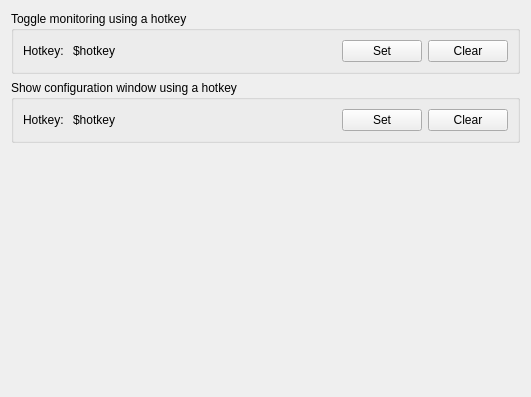
<?xml version="1.0" encoding="UTF-8"?>
<ui version="4.0">
 <class>Form</class>
 <widget class="QWidget" name="Form">
  <property name="geometry">
   <rect>
    <x>0</x>
    <y>0</y>
    <width>531</width>
    <height>397</height>
   </rect>
  </property>
  <property name="windowTitle">
   <string>Form</string>
  </property>
  <layout class="QVBoxLayout" name="verticalLayout">
   <item>
    <widget class="QGroupBox" name="groupBox">
     <property name="title">
      <string>Toggle monitoring using a hotkey</string>
     </property>
     <layout class="QHBoxLayout" name="horizontalLayout_2">
      <item>
       <widget class="QLabel" name="label">
        <property name="text">
         <string>Hotkey: </string>
        </property>
       </widget>
      </item>
      <item>
       <widget class="QLabel" name="monitorKeyLabel">
        <property name="text">
         <string>$hotkey</string>
        </property>
       </widget>
      </item>
      <item>
       <spacer name="horizontalSpacer">
        <property name="orientation">
         <enum>Qt::Horizontal</enum>
        </property>
        <property name="sizeHint" stdset="0">
         <size>
          <width>269</width>
          <height>20</height>
         </size>
        </property>
       </spacer>
      </item>
      <item>
       <widget class="QPushButton" name="setMonitorButton">
        <property name="text">
         <string>Set</string>
        </property>
       </widget>
      </item>
      <item>
       <widget class="QPushButton" name="clearMonitorButton">
        <property name="text">
         <string>Clear</string>
        </property>
       </widget>
      </item>
     </layout>
    </widget>
   </item>
   <item>
    <widget class="QGroupBox" name="groupBox_2">
     <property name="title">
      <string>Show configuration window using a hotkey</string>
     </property>
     <layout class="QHBoxLayout" name="horizontalLayout">
      <item>
       <widget class="QLabel" name="label_2">
        <property name="text">
         <string>Hotkey: </string>
        </property>
       </widget>
      </item>
      <item>
       <widget class="QLabel" name="configKeyLabel">
        <property name="text">
         <string>$hotkey</string>
        </property>
       </widget>
      </item>
      <item>
       <spacer name="horizontalSpacer_2">
        <property name="orientation">
         <enum>Qt::Horizontal</enum>
        </property>
        <property name="sizeHint" stdset="0">
         <size>
          <width>269</width>
          <height>20</height>
         </size>
        </property>
       </spacer>
      </item>
      <item>
       <widget class="QPushButton" name="setConfigButton">
        <property name="text">
         <string>Set</string>
        </property>
       </widget>
      </item>
      <item>
       <widget class="QPushButton" name="clearConfigButton">
        <property name="text">
         <string>Clear</string>
        </property>
       </widget>
      </item>
     </layout>
    </widget>
   </item>
   <item>
    <spacer name="verticalSpacer">
     <property name="orientation">
      <enum>Qt::Vertical</enum>
     </property>
     <property name="sizeHint" stdset="0">
      <size>
       <width>20</width>
       <height>224</height>
      </size>
     </property>
    </spacer>
   </item>
  </layout>
 </widget>
 <resources/>
 <connections/>
</ui>
